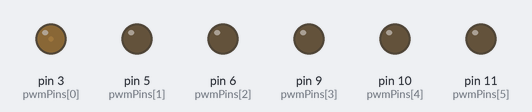
A sketch run on a simulated Arduino Uno, built with avr-gcc and run on an emulated ATmega328P. Parts: output pins drawn as LEDs (lit = HIGH).

Above: at 0.15 s.
At 4.35 s:
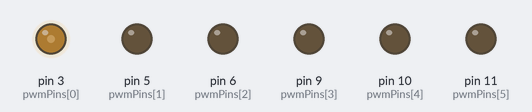
At 9.76 s:
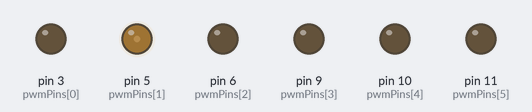
At 19.97 s:
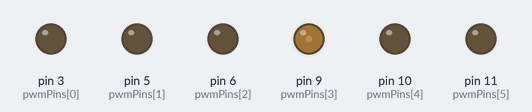
At 29.88 s:
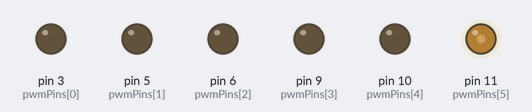
At 39.79 s:
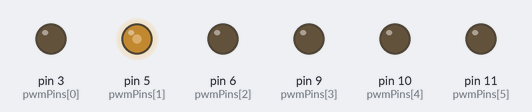
Timing chart, 0 to 40.0 s (numbered marks = the images above):
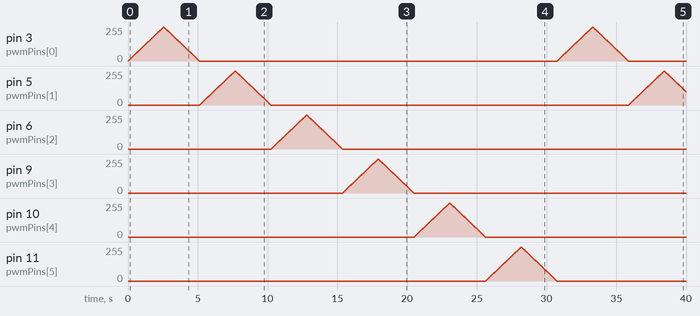

The sketch:

ejercicio9.ino
```cpp
/*
 *  Bienvenidos a Sys On Chip
 * ==============================
 * Ejercicio No.9
 * En este programa vamos a controlar todos los pines digitales PWM
 * del Arduino UNO.
 * El programa consiste en emplear la estructuras repetitivas FOR
 * que se aniden para cambiar la intensidad del brillo de los leds
 * que se encuentran conectados a los pines 3, 5, 6, 9, 10, 11
 *
*/

// Pines PWM del Arduino UNO
const int pwmPins[] = {3, 5, 6, 9, 10, 11}; // Pines que soportan PWM
const int numPins = sizeof(pwmPins) / sizeof(pwmPins[0]); // Cantidad de pines PWM

void setup() {
    // Configurar los pines PWM como salida
    for (int i = 0; i < numPins; i++) {
        pinMode(pwmPins[i], OUTPUT);
    }
}

void loop() {
    // Encender y apagar cada LED de uno en uno con aumento y disminución de intensidad
    for (int i = 0; i < numPins; i++) {
        // Aumentar la intensidad del LED actual
        for (int brightness = 0; brightness <= 255; brightness++) {
            analogWrite(pwmPins[i], brightness); // Ajustar brillo del LED
            delay(10); // Suavizar el cambio de brillo
        }

        // Reducir la intensidad del LED actual
        for (int brightness = 255; brightness >= 0; brightness--) {
            analogWrite(pwmPins[i], brightness); // Ajustar brillo del LED
            delay(10); // Suavizar el cambio de brillo
        }
    }
}
```

Measured:
- by itself, pin 6 (pwmPins[2]), pin 9 (pwmPins[3]), pin 10 (pwmPins[4]), pin 11 (pwmPins[5]): rises from 0/255 to 255/255 in 2.5 s, then falls to 0/255 in 2.6 s
